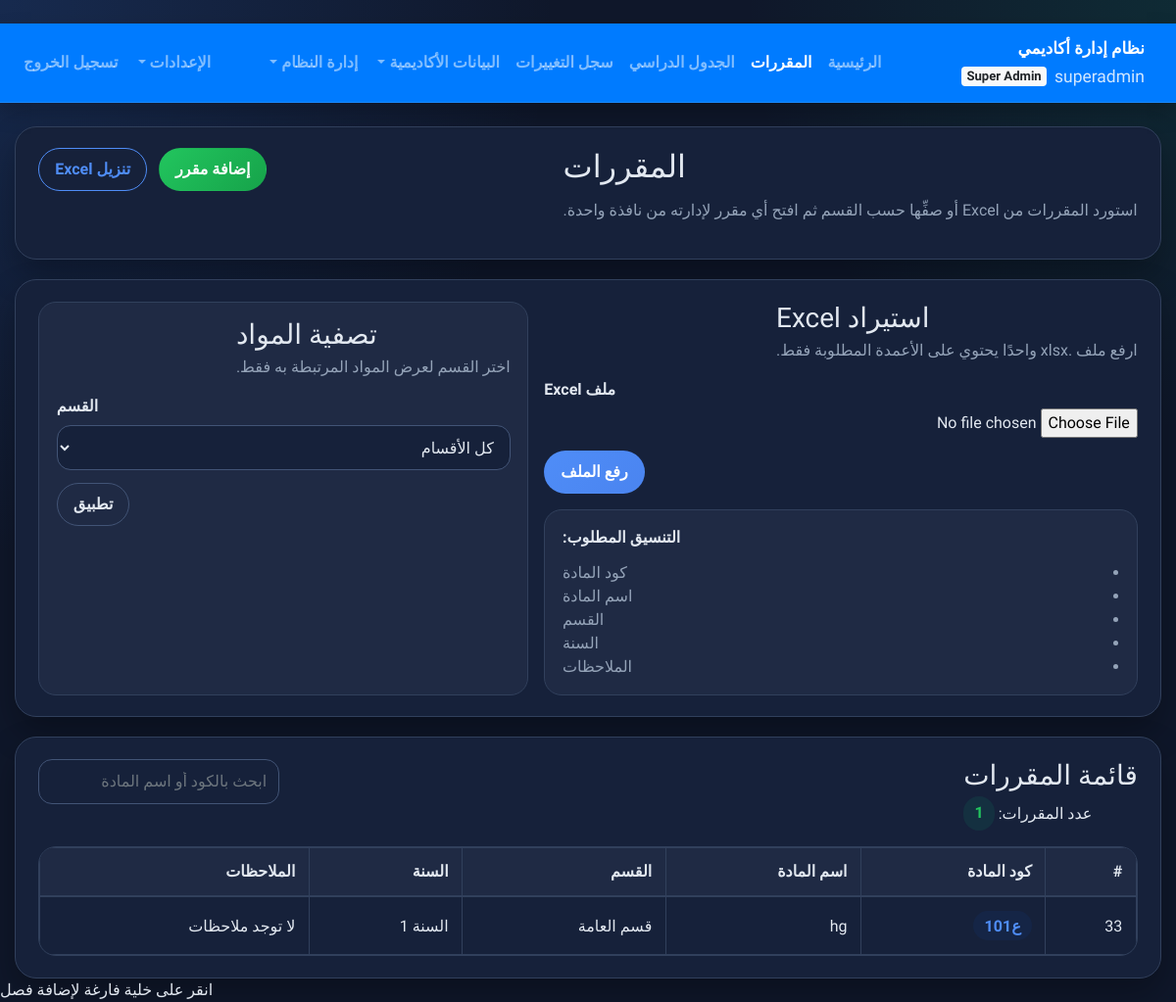
The page /courses/ (signed in) on the database its author committed.
### tables this page shows
CREATE TABLE courses (
    id INTEGER PRIMARY KEY AUTOINCREMENT,
    user_id INTEGER NOT NULL,
    name TEXT NOT NULL,
    code TEXT NOT NULL,
    department TEXT NOT NULL,
    created_at TIMESTAMP DEFAULT CURRENT_TIMESTAMP, year INTEGER NOT NULL DEFAULT 1, notes TEXT,
    FOREIGN KEY (user_id) REFERENCES users (id) ON DELETE CASCADE
);

### routes/courses.py (the view, shortened to what this page needs)
@courses_bp.route('/')
@login_required
@courses_timetable_admin_required
def list_courses():
    conn = db.get_db()
    department = request.args.get('department', '')
    departments = _get_departments(conn)
    if session.get('role') == 'super_admin':
        sql = '''
        SELECT c.*, u.label AS owner_label
        FROM courses c
        LEFT JOIN users u ON u.id = c.user_id
        WHERE 1=1
        '''
        params = []
        if department:
            sql += ' AND c.department = ?'
            params.append(department)
        sql += ' ORDER BY c.created_at DESC, c.id DESC'
        courses = conn.execute(sql, params).fetchall()
    return render_template(
        'courses/list.html',
        courses=courses,
        department=department,
        departments=departments,
    )

### db.py (called while the page is built)
def _get_column_names(conn, table_name):
    rows = conn.execute(f'PRAGMA table_info({table_name})').fetchall()
    return {row[1] for row in rows}

def _ensure_history_table(conn):
    conn.execute(
        """
        CREATE TABLE IF NOT EXISTS history (
            id INTEGER PRIMARY KEY AUTOINCREMENT,
            action TEXT NOT NULL,
            entity_type TEXT NOT NULL,
            entity_id INTEGER,
            actor_user_id INTEGER,
            actor_username TEXT,
            message TEXT,
            old_value TEXT,
            new_value TEXT,
            created_at TIMESTAMP DEFAULT CURRENT_TIMESTAMP
        )
        """
    )
    conn.execute(
        """
        CREATE INDEX IF NOT EXISTS idx_history_created_at
        ON history(created_at DESC)
        """
    )

def get_db():
    db = getattr(g, '_database', None)
    if db is None:
        db = g._database = sqlite3.connect(DATABASE)
        db.text_factory = str
        db.row_factory = sqlite3.Row
        db.execute('PRAGMA foreign_keys = ON')
        ensure_schema(db)
    return db

### routes/__init__.py (called while the page is built)
def login_required(view):
    @wraps(view)
    def wrapped(*args, **kwargs):
        if 'user_id' not in session:
            flash('يجب تسجيل الدخول أولاً.', 'danger')
            return redirect(url_for('auth.login'))
        return view(*args, **kwargs)
    return wrapped

def role_required(*allowed_roles):
    def decorator(view):
        @wraps(view)
        def wrapped(*args, **kwargs):
            if session.get('role') not in allowed_roles:
                flash('ليس لديك صلاحية الوصول إلى هذه الصفحة.', 'danger')
                return redirect(url_for('auth.dashboard'))
            return view(*args, **kwargs)
        return wrapped
    return decorator

### routes/courses.py (called while the page is built)
def _get_departments(conn):
    return conn.execute('SELECT name FROM departments ORDER BY name').fetchall()

### templates/courses/list.html (shortened to what this page needs)
﻿{% extends 'base.html' %}
{% block content %}
<div class="courses-page">
  <section class="page-card courses-hero no-print">
    <div class="page-title">
      <div class="page-summary">
        <h2>المقررات</h2>
        <p>استورد المقررات من Excel أو صفِّها حسب القسم ثم افتح أي مقرر لإدارته من نافذة واحدة.</p>
      </div>
      <div class="courses-actions">
        <a href="{{ url_for('courses.create_course') }}" class="btn btn-success">إضافة مقرر</a>
        <a href="{{ url_for('courses.download_courses_excel') }}" class="btn btn-outline-primary">تنزيل Excel</a>
      </div>
    </div>
  </section>
  <section class="page-card courses-tools no-print">
    <div class="courses-tool-grid">
      <div class="import-panel">
        <div class="section-header mb-3">
          <div>
            <h3>استيراد Excel</h3>
            <p class="mb-0">ارفع ملف .xlsx واحدًا يحتوي على الأعمدة المطلوبة فقط.</p>
          </div>
        </div>
        <form method="post" action="{{ url_for('courses.upload_courses_excel') }}" enctype="multipart/form-data" class="mini-grid">
          <div class="form-group mb-0">
            <label for="excel_file">ملف Excel</label>
            <input id="excel_file" type="file" class="form-control-file" name="excel_file" accept=".xlsx" required>
          </div>
          <div>
            <button class="btn btn-primary" type="submit">رفع الملف</button>
          </div>
        </form>
        <div class="import-hint mt-3">
          <strong>التنسيق المطلوب:</strong>
          <ul class="helper-list">
            <li>كود المادة</li>
            <li>اسم المادة</li>
            <li>القسم</li>
            <li>السنة</li>
            <li>الملاحظات</li>
          </ul>
        </div>
      </div>
      <div class="filter-panel">
        <div class="section-header mb-3">
          <div>
            <h3>تصفية المواد</h3>
            <p class="mb-0">اختر القسم لعرض المواد المرتبطة به فقط.</p>
          </div>
        </div>
        <form method="get" class="mini-grid">
          <div class="form-group mb-0">
            <label for="departmentFilter">القسم</label>
            <select id="departmentFilter" class="form-control" name="department">
              <option value="">كل الأقسام</option>
            </select>
          </div>
          <div>
            <button class="btn btn-outline-secondary" type="submit">تطبيق</button>
          </div>
        </form>
      </div>
    </div>
  </section>
  <section class="page-card print-area">
    <div class="table-head mb-3 no-print">
      <div>
        <h3 class="mb-1">قائمة المقررات</h3>
        <p class="mb-0">عدد المقررات: <span class="count-badge">{{ courses|length }}</span></p>
      </div>
      <div class="search-input">
        <input id="courseSearch" type="search" class="form-control" placeholder="ابحث بالكود أو اسم المادة">
      </div>
    </div>
    <div class="courses-table-wrap">
      <table class="table table-hover courses-table" id="coursesTable">
        <thead>
          <tr>
            <th>#</th>
            <th>كود المادة</th>
            <th>اسم المادة</th>
            <th>القسم</th>
            <th>السنة</th>
            <th>الملاحظات</th>
          </tr>
        </thead>
        <tbody>
          {% for c in courses %}
          <tr class="course-row" role="button"
              data-course-id="{{ c.id }}"
              data-course-name="{{ c.name|e }}"
              data-course-code="{{ c.code|e }}"
              data-course-department="{{ c.department|e }}"
              data-course-year="{{ c.year }}"
              data-course-notes="{{ (c.notes or '')|e }}">
            <td>{{ c.id }}</td>
            <td><span class="badge-soft">{{ c.code }}</span></td>
            <td>{{ c.name }}</td>
            <td>{{ c.department }}</td>
            <td>السنة {{ c.year }}</td>
            <td class="notes-cell">{{ c.notes or 'لا توجد ملاحظات' }}</td>
          </tr>
          {% else %}
          <tr>
            <td colspan="6" class="text-center py-4 text-muted">لا توجد مقررات حتى الآن.</td>
          </tr>
          {% endfor %}
        </tbody>
      </table>
    </div>
  </section>
</div>
{% endblock %}

### templates/base.html (style rules this page uses)
body { font-family: 'Tajawal', sans-serif; }
.table td, .table th { vertical-align: middle; }

### rows shown on the page
courses: id "33", code "ع101", name "hg", department "قسم العامة", year "1", notes "لا توجد ملاحظات"

### other values the page prints
{{ session.get('username') }} "superadmin"
{{ 'Super Admin' if role == 'super_admin' else 'Admin' }} "Super Admin"
{{ courses|length }} "1"
